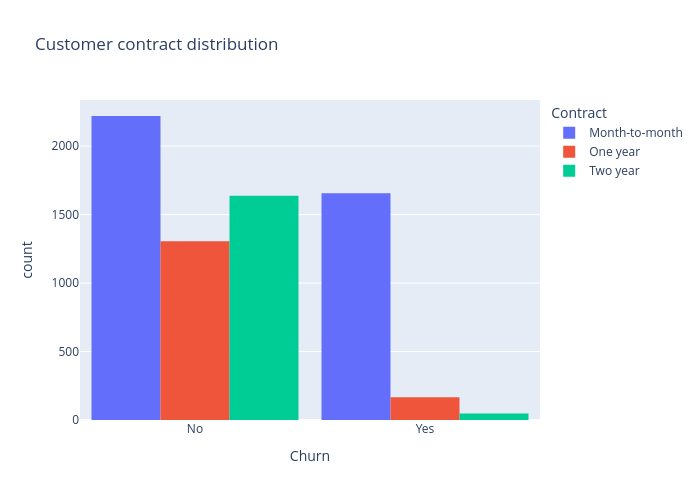

The notebook cell saved with this chart:
### Code cell
fig = px.histogram(df, x='Churn', color='Contract', barmode='group', title='Customer contract distribution')
fig.update_layout(width=700, height=500, bargap=0.1)
fig.show()

### Figure 1 — Plotly figure (JSON) as saved in the notebook; plotly's stock layout.template omitted (floating-point values rounded to 4 significant figures; data arrays with more than 128 entries replaced by an {"elided": "..."} marker saying what was removed)
{"data": [{"alignmentgroup": "True", "bingroup": "x", "hovertemplate": "Contract=Month-to-month<br>Churn=%{x}<br>count=%{y}<extra></extra>", "legendgroup": "Month-to-month", "marker": {"color": "#636efa", "pattern": {"shape": ""}}, "name": "Month-to-month", "offsetgroup": "Month-to-month", "orientation": "v", "showlegend": true, "type": "histogram", "x": {"elided": "3875 str values"}, "xaxis": "x", "yaxis": "y"}, {"alignmentgroup": "True", "bingroup": "x", "hovertemplate": "Contract=One year<br>Churn=%{x}<br>count=%{y}<extra></extra>", "legendgroup": "One year", "marker": {"color": "#EF553B", "pattern": {"shape": ""}}, "name": "One year", "offsetgroup": "One year", "orientation": "v", "showlegend": true, "type": "histogram", "x": {"elided": "1472 str values"}, "xaxis": "x", "yaxis": "y"}, {"alignmentgroup": "True", "bingroup": "x", "hovertemplate": "Contract=Two year<br>Churn=%{x}<br>count=%{y}<extra></extra>", "legendgroup": "Two year", "marker": {"color": "#00cc96", "pattern": {"shape": ""}}, "name": "Two year", "offsetgroup": "Two year", "orientation": "v", "showlegend": true, "type": "histogram", "x": {"elided": "1685 str values"}, "xaxis": "x", "yaxis": "y"}], "layout": {"bargap": 0.1, "barmode": "group", "height": 500, "legend": {"title": {"text": "Contract"}, "tracegroupgap": 0}, "title": {"text": "Customer contract distribution"}, "width": 700, "xaxis": {"anchor": "y", "domain": [0, 1], "title": {"text": "Churn"}}, "yaxis": {"anchor": "x", "domain": [0, 1], "title": {"text": "count"}}}}
